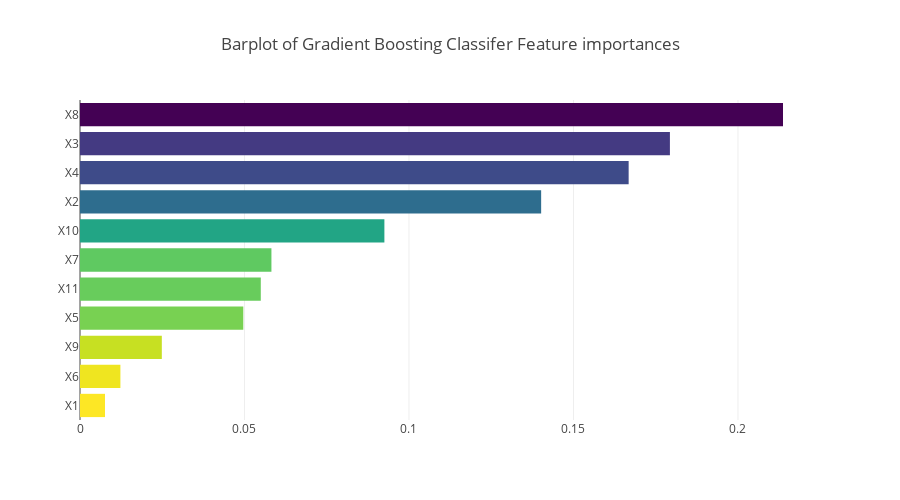

The code cell stored with this chart in its notebook:
### Code cell
x, y = (list(x) for x in zip(*sorted(zip(gb.feature_importances_, features), 
                                                            reverse = False)))
trace2 = go.Bar(
    x=x ,
    y=y,
    marker=dict(
        color=x,
        colorscale = 'Viridis',
        reversescale = True
    ),
    name='Gradient Boosting Classifer Feature importance',
    orientation='h',
)

layout = dict(
    title='Barplot of Gradient Boosting Classifer Feature importances',
     width = 900, height = 500,
    yaxis=dict(
        showgrid=False,
        showline=False,
        showticklabels=True,
    ))

fig1 = go.Figure(data=[trace2])
fig1['layout'].update(layout)
py.iplot(fig1, filename='plots')

### Figure 1 — Plotly figure (JSON) as saved in the notebook; plotly's stock layout.template omitted (floating-point values rounded to 4 significant figures)
{"data": [{"marker": {"color": [0.007597, 0.01228, 0.02487, 0.04964, 0.05496, 0.05819, 0.09253, 0.1402, 0.1668, 0.1793, 0.2137], "colorscale": "Viridis", "reversescale": true}, "name": "Gradient Boosting Classifer Feature importance", "orientation": "h", "type": "bar", "x": [0.007597, 0.01228, 0.02487, 0.04964, 0.05496, 0.05819, 0.09253, 0.1402, 0.1668, 0.1793, 0.2137], "y": ["X1", "X6", "X9", "X5", "X11", "X7", "X10", "X2", "X4", "X3", "X8"]}], "layout": {"height": 500, "title": "Barplot of Gradient Boosting Classifer Feature importances", "width": 900, "yaxis": {"showgrid": false, "showline": false, "showticklabels": true}}}
